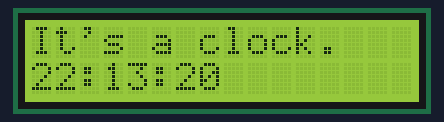
The sketch below on a simulated Arduino Uno, built with avr-gcc and run on an emulated ATmega328P. On the bench: 16×2 character LCD. The local clock reads 2024-03-15 10:24:30 at power-on unless the sketch sets it.

Above: at 0.1 s.
At 4.1 s:
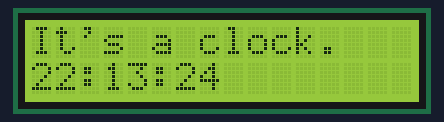
At 9.1 s:
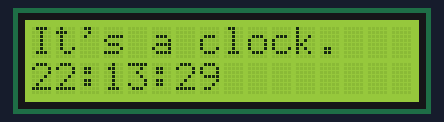
At 19.1 s:
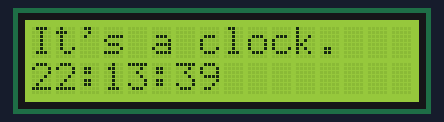
At 29.1 s:
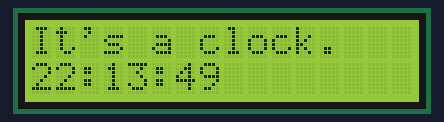
At 39.1 s:
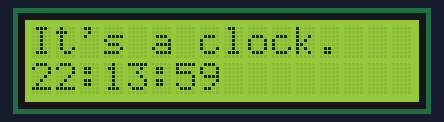

Measured:
- what the display in image 1 shows lasts 1.0 s, from 4.0 s to 5.0 s

The sketch:

clock_00.ino
```cpp
#include <Wire.h>
#include <DS3231.h>
#include <LiquidCrystal.h>

DS3231 clock;
RTCDateTime dt;


// initialize the library with the numbers of the interface pins
LiquidCrystal lcd(7, 8, 9, 10, 11, 12);

void setup() {
  Serial.begin(9600);

  // set up the LCD's number of columns and rows:
  lcd.begin(16, 2);
  // Print a message to the LCD.
  lcd.print("It's a clock.");
//    Serial.println("Initialize RTC module");
  // Initialize DS3231
  clock.begin();


  // Manual (YYYY, MM, DD, HH, II, SS
  // clock.setDateTime(2016, 12, 9, 11, 46, 00);

  // Send sketch compiling time to Arduino
  clock.setDateTime(__DATE__, __TIME__);

}

void loop() {
  // set the cursor to column 0, line 1
  // (note: line 1 is the second row, since counting begins with 0):
  lcd.setCursor(0, 1);
  // print the number of seconds since reset:

  dt = clock.getDateTime();

  // For leading zero look to DS3231_dateformat example

//  Serial.print("Raw data: ");
//  Serial.print(dt.year);   Serial.print("-");
//  Serial.print(dt.month);  Serial.print("-");
//  Serial.print(dt.day);    Serial.print(" ");
//  Serial.print(dt.hour);   Serial.print(":");
//  Serial.print(dt.minute); Serial.print(":");
//  Serial.print(dt.second); Serial.println("");
//lcd.print(millis()/1000);
lcd.print(dt.hour);
lcd.print(":");
lcd.print(dt.minute);
lcd.print(":");
lcd.print(dt.second);
//  delay(1000);
}
```
